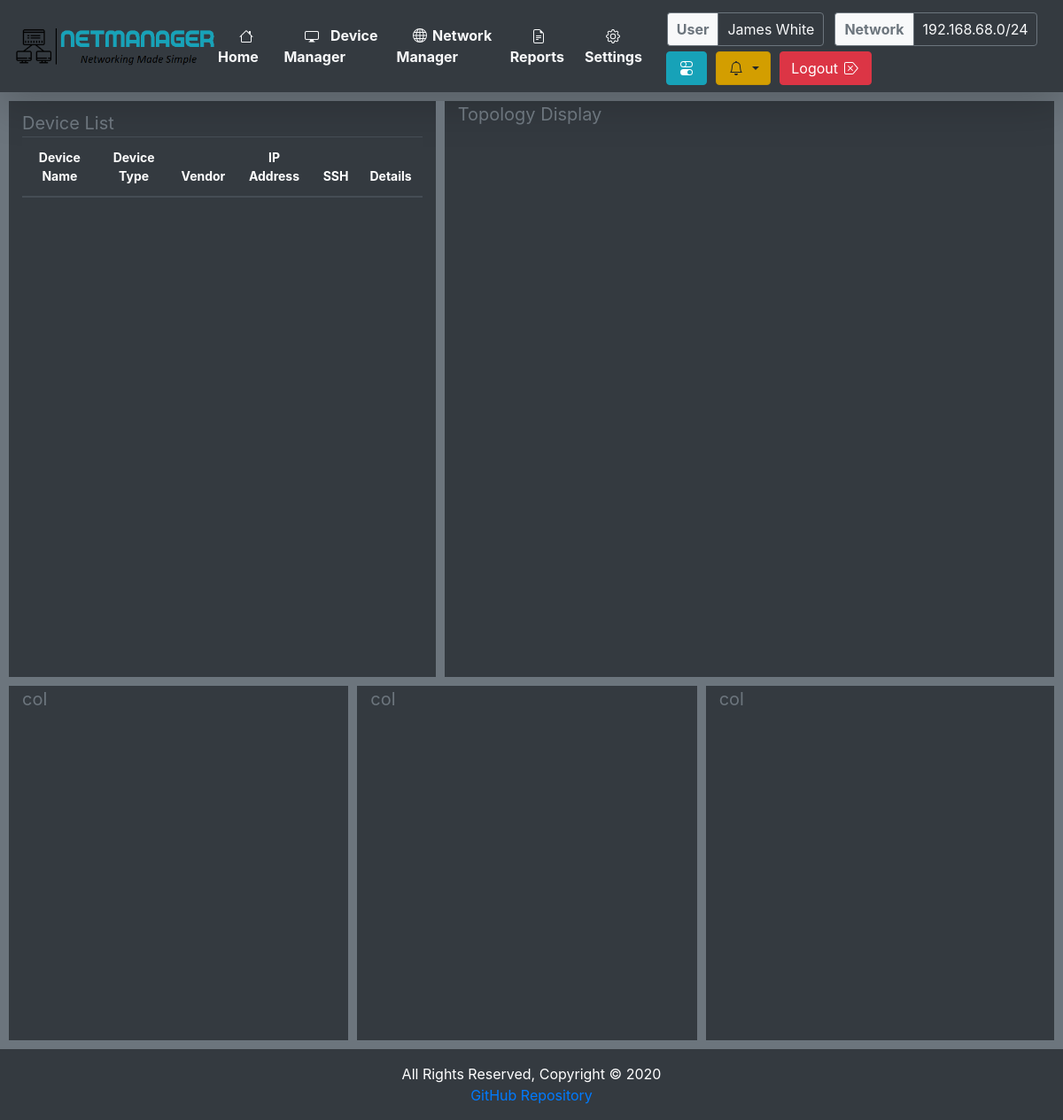
Page /dashboard/ on the earlier database version.
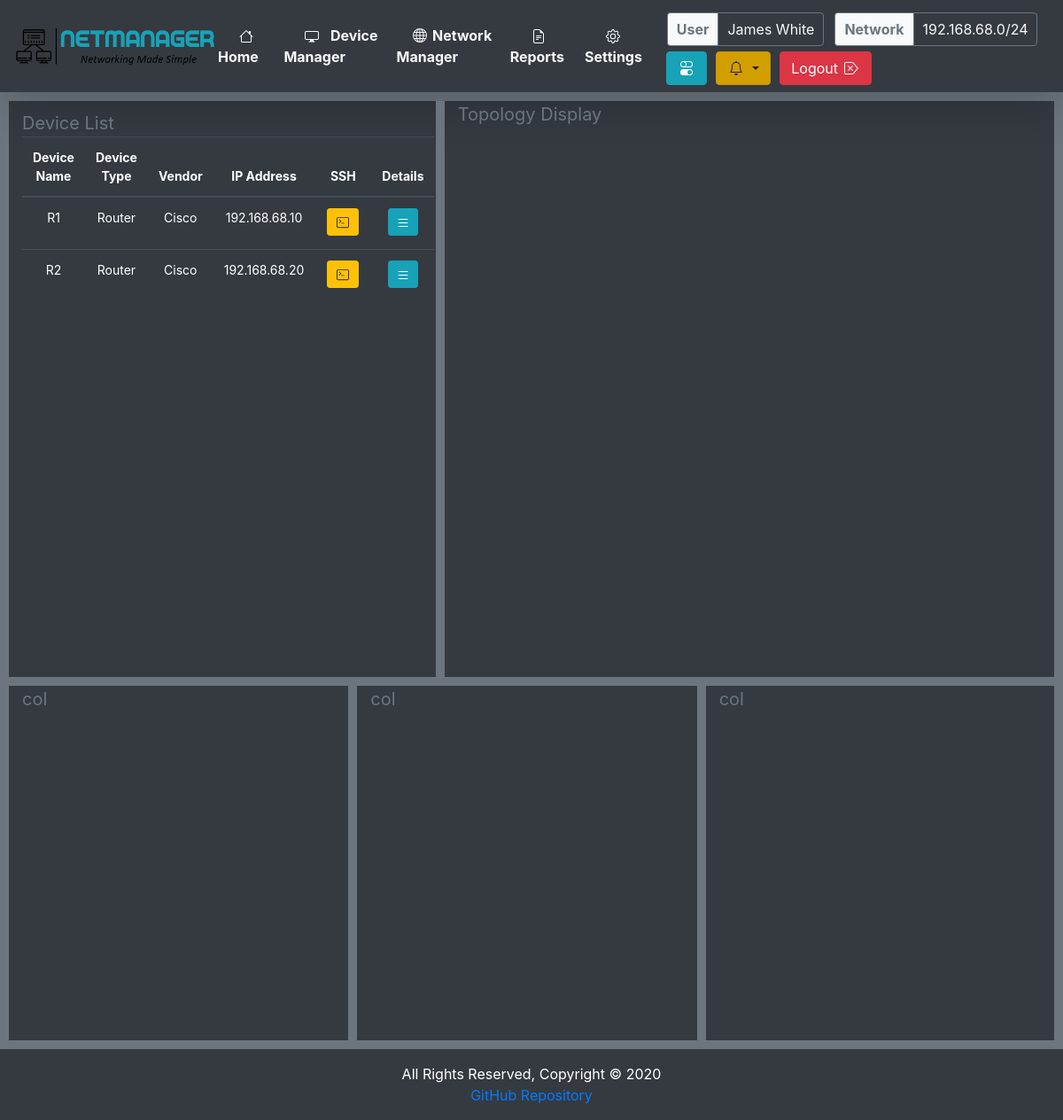
Same page on the later database version.
### device/models.py (models this page shows, shortened)
class Device(models.Model):
    device = models.CharField(primary_key=True, max_length=250)
    deviceType = models.CharField(max_length=250)
    host = models.CharField(max_length=250)
    username = models.CharField(max_length=250)
    password = models.CharField(max_length=250)
    vendor = models.CharField(max_length=250)

### dashboard/views.py (the view)
# urls.py: path('', views.index, name='index'),
def index(request):
    all_devices = Device.objects.all()
    args = {'devices': all_devices}
    return render(request, 'index.html', args)

### templates/index.html (shortened to what this page needs)
{% include "header.html" %}
<body class="bg-secondary">
{% load static %}
{% include "navbar.html" %}
<main class="main container-fluid dashboard">
    <div class="dashboard-top">
        <div class="row text-secondary bg-dark">
            <div class="col-5 top border-secondary grid-border device-list ">
                <span class="title">Device List</span>
                <table class="table table-dark">
                    <thead>
                    <tr class="text-center">
                        <th>Device Name</th>
                        <th>Device Type</th>
                        <th>Vendor</th>
                        <th>IP Address</th>
                        <th>SSH</th>
                        <th>Details</th>
                    </tr>
                    </thead>
                    <tbody>
                    {% block content %}
                        {% for device in devices %}
                            <tr class="device-list text-center">
                                <td id="name">{{ device.device }}</td>
                                <td id="type">{{ device.deviceType }}</td>
                                <td id="vendor">{{ device.vendor }}</td>
                                <td id="ip-address">{{ device.host }}</td>
                                <td id="ssh">
                                    <button type="button" class="btn btn-warning btn-sm btn-icon"
                                            title="SSH Connection">
                                    </button>
                                </td>
                                <td id="details">
                                    <a href="{% url 'device' device_ID=device.pk %} " type="button"
                                       class="btn btn-info btn-sm btn-icon"
                                       title="Device Details">
                                    </a>
                                </td>
                            </tr>
                        {% endfor %}
                    {% endblock %}
                    </tbody>
                </table>
            </div>
            <div class="col-7 top border-secondary">
                <span class="title">Topology Display</span>
            </div>
        </div>
    </div>
    <div class="dashboard-bottom">
        <div class="row text-secondary bg-dark">
            <div class="col-4 bottom border-secondary grid-border"><span class="title">col</span></div>
            <div class="col-4 bottom border-secondary grid-border"><span class="title">col</span></div>
            <div class="col-4 bottom border-secondary"><span class="title">col</span></div>
        </div>
    </div>
</main>
{% include "footer.html" %}
</body>
</html>

### templates/header.html (shortened to what this page needs)
<!DOCTYPE html>
<html lang="en">
<head>
</head>
<body>
{% load static %}
<link rel="stylesheet" type="text/css" href="{% static 'css/index.css' %}">
<link rel="stylesheet" href="https://cdn.jsdelivr.net/npm/bootstrap@4.5.3/dist/css/bootstrap.min.css"
>
</body>

### templates/navbar.html (shortened to what this page needs)
{% load static %}
<nav class="navbar navbar-expand-lg navbar-light bg-dark navbar border-dark shadow-lg">
    <img src="{% static 'images/logo-dark.png' %}" alt="NetManager" style="width:230px;height:50px;">
    <div class="collapse navbar-collapse" id="navbarSupportedContent">
        <ul class="navbar-nav mr-auto">
            <li class="nav-item active">
                <a class="p-2 text-light nav-icon" href="{% url 'index' %}">
                    <b>Home</b><span class="sr-only">(current)</span></a>
            </li>
            <li class="nav-item">
                <a class="p-2 text-light nav-icon" href="#">
                    <b>Device Manager</b></a>
            </li>
            <li class="nav-item">
                <a class="p-2 text-light nav-icon" href="#">
                    <b>Network Manager</b></a>
            </li>
            <li class="nav-item">
                <a class="p-2 text-light nav-icon" href="#">
                    <b>Reports</b></a>
            </li>
            <li class="nav-item">
                <a class="p-2 text-light nav-icon" href="#">
                    <b>Settings</b></a>
            </li>
        </ul>
        <form class="form-inline my-2 my-lg-0">
            <div class="form-inline nav-info">
                <div class="info bg-light text-secondary border border-secondary border-right-0 rounded-left">
                    <b>User</b>
                </div>
                <div class="info text-light border border-secondary rounded-right">
                    James White
                </div>
            </div>
            <div class="form-inline nav-info">
                <div class="info bg-light text-secondary border border-secondary border-right-0 rounded-left">
                    <b>Network</b>
                </div>
                <div class="info text-light border border-secondary rounded-right">
                    192.168.68.0/24
                </div>
            </div>
            <button class="btn btn-info my-2 my-sm-0 nav-btn" type="submit" onclick="darkMode()"
                    title="Light/Dark Mode">
            </button>
            <div class="dropdown show drop">
                <a class="btn btn-warning dropdown-toggle nav-btn" href="#" role="button" id="dropdownMenuLink"
                   data-toggle="dropdown" aria-haspopup="true" aria-expanded="false" title="Notifications">
                </a>
            </div>
            <button class="btn btn-danger my-2 my-sm-0 nav-btn" type="button" data-toggle="modal" data-target="#logout"
                    title="Logout">
                Logout
            </button>
        </form>
    </div>
</nav>

### templates/footer.html (shortened to what this page needs)
<footer class="footer ">
    {% load static %}
    <div class="footer text-center py-3  bg-dark text-white">All Rights Reserved, Copyright © 2020<br>
        <a href="https://github.com/jwhite96/COMP3000" target="_blank"> GitHub Repository</a>
    </div>
</footer>

### static/css/index.css (style rules this page uses)
.nav-info { padding: 6px; cursor: pointer; }
.info { padding: 6px 10px; }
.nav-btn { margin-left: 5px; margin-right: 5px; }
.nav-icon { margin-left: 8px; margin-right: 8px; margin-bottom: 2px; }
.btn-icon { margin-left: 2px; margin-right: 2px; margin-bottom: 3px; }
.dashboard-top { padding: 10px; }
.dashboard-bottom { padding-right: 10px; padding-left: 10px; padding-bottom: 10px; }
.top { height: 650px; border-style: hidden; border-width: 5px; }
.bottom { height: 400px; border-style: hidden; border-width: 5px; }
.grid-border { border-right-style: solid; border-width: 10px; }
.title { font-size: 20px; }
.device-list { padding: 10px; font-size: 14px; cursor: default; }

Differences in the rows shown:
added Device: device "R1", deviceType "Router", vendor "Cisco", host "192.168.68.10"
added Device: device "R2", deviceType "Router", vendor "Cisco", host "192.168.68.20"
